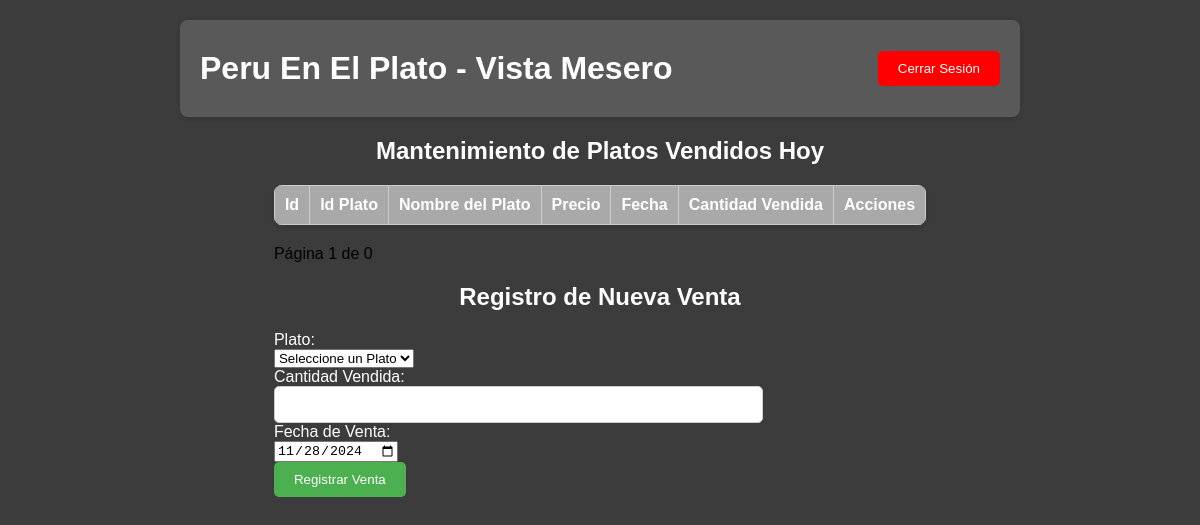
The page /vista/Mesero_V.php on the database as committed earlier.
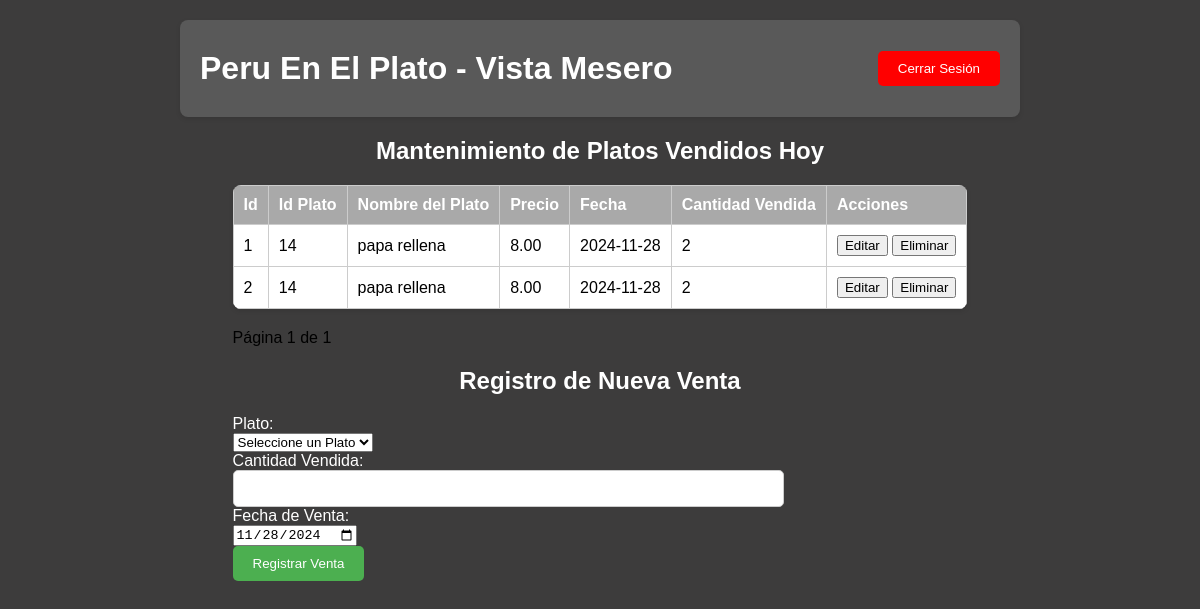
The same page on the database as committed later.
### tables this page shows
CREATE TABLE `platos_vendidos_hoy` (
  `id_plato_vendido_hoy` int(11) NOT NULL,
  `id_plato` int(11) NOT NULL,
  `fecha` date NOT NULL,
  `cant_vendida` int(11) NOT NULL
);

CREATE TABLE `platos` (
  `id_plato` int(11) NOT NULL,
  `nombre` varchar(255) NOT NULL,
  `descripcion` text DEFAULT NULL,
  `precio` decimal(10,2) NOT NULL,
  `categoria` enum('Plato Principal','Entrada','Postre','Refresco') NOT NULL,
  `imagen` varchar(255) NOT NULL,
  `estado` tinyint(1) DEFAULT 1
);

### vista/Mesero_V.php (the view, shortened to what this page needs)
<?php
require_once('../config/conexion.php');
$registrosPorPagina = 3;
$paginacion = isset($_GET['pagina']) ? (int)$_GET['pagina'] : 1;
$inicio = ($paginacion - 1) * $registrosPorPagina;
function obtenerVentasHoy($inicio, $registrosPorPagina) {
    global $conexion;
    $query = "
        SELECT pvh.id_plato_vendido_hoy, pvh.id_plato, p.nombre, pvh.fecha, pvh.cant_vendida, p.precio
        FROM platos_vendidos_hoy pvh
        JOIN platos p ON pvh.id_plato = p.id_plato
        LIMIT $inicio, $registrosPorPagina
    ";
    return mysqli_query($conexion, $query);
}
function obtenerTotalVentasHoy() {
    global $conexion;
    $query = "
        SELECT COUNT(*) as total FROM platos_vendidos_hoy pvh
        JOIN platos p ON pvh.id_plato = p.id_plato
    ";
    $resultado = mysqli_query($conexion, $query);
    $total = mysqli_fetch_assoc($resultado);
    return $total['total'];
}
$totalVentas = obtenerTotalVentasHoy();
$totalPaginas = ceil($totalVentas / $registrosPorPagina);
?>
<!DOCTYPE html>
<html lang="es">
<head>
    <link rel="stylesheet" href="../public/styles/mesero.css">
</head>
<body>
<header>
    <h1>Peru En El Plato - Vista Mesero</h1>
    <a href="../controlador/logout.php"> <button class="btn-cerrar">Cerrar Sesión</button></a>
</header>
<main>
    <h2>Mantenimiento de Platos Vendidos Hoy</h2>
    <table>
        <thead>
            <tr>
                <th>Id</th>
                <th>Id Plato</th>
                <th>Nombre del Plato</th>
                <th>Precio</th>
                <th>Fecha</th>
                <th>Cantidad Vendida</th>
                <th>Acciones</th>
            </tr>
        </thead>
        <tbody>
            <?php
            $ventasHoy = obtenerVentasHoy($inicio, $registrosPorPagina);
            while ($venta = mysqli_fetch_assoc($ventasHoy)) {
                echo "<tr>
                        <td>" . $venta['id_plato_vendido_hoy'] . "</td>
                        <td>" . $venta['id_plato'] . "</td>
                        <td>" . htmlspecialchars($venta['nombre']) . "</td>
                        <td>" . $venta['precio'] . "</td>
                        <td>" . $venta['fecha'] . "</td>
                        <td>" . $venta['cant_vendida'] . "</td>
                        <td>
                            <button class='btn-editar' data-id='" . $venta['id_plato_vendido_hoy'] . "'>Editar</button>
                            <button class='btn-eliminar' data-id='" . $venta['id_plato_vendido_hoy'] . "'>Eliminar</button>
                        </td>
                    </tr>";
            }
            ?>
        </tbody>
    </table>
    <div class="paginacion">
        <span>Página <?php echo $paginacion; ?> de <?php echo $totalPaginas; ?></span>
    </div>
    <h2>Registro de Nueva Venta</h2>
    <form id="registroPlatos" method="POST" action="Mesero_V.php">
        <label for="plato">Plato:</label><br>
        <select id="plato" name="plato" required>
            <option value="">Seleccione un Plato</option>
        </select><br>
        <label for="cantidad">Cantidad Vendida:</label><br>
        <input type="number" id="cantidad" name="cantidad" required><br>
        <label for="fecha">Fecha de Venta:</label><br>
        <input type="date" id="fecha" name="fecha" value="<?php echo date('Y-m-d'); ?>" required><br>
        <button type="submit" class="btn-actualizar">Registrar Venta</button>
    </form>
</main>
</body>
</html>

### public/styles/mesero.css (style rules this page uses)
body { font-family: Arial, sans-serif; margin: 0; padding: 20px; display: flex; justify-content: center; align-items: center; flex-direction: column; background-color: #3d3c3c; }
header { display: flex; justify-content: space-between; align-items: center; background-color: #595959; padding: 10px 20px; border-radius: 8px; width: 100%; max-width: 800px; box-shadow: 0 2px 5px rgba(0, 0, 0, 0.1); }
h1, h2 { margin: 20px 0; text-align: center; color: white; }
table { width: 100%; border-collapse: collapse; margin-bottom: 20px; border-radius: 8px; overflow: hidden; box-shadow: 0 2px 5px rgba(0, 0, 0, 0.1); }
th, td { border: 1px solid #ccc; padding: 10px; text-align: left; }
th { background-color: #A9A9A9; color: white; }
td { background-color: #fff; }
label { color: white; }
input[type="text"], input[type="number"], textarea { padding: 10px; border-radius: 5px; border: 1px solid #ccc; width: 75%; box-sizing: border-box; }
.btn-cerrar { background-color: #ff0000; color: white; border: none; padding: 10px 20px; border-radius: 5px; cursor: pointer; transition: background-color 0.3s; }
.btn-actualizar { background-color: #4CAF50; color: white; border: none; padding: 10px 20px; border-radius: 5px; cursor: pointer; transition: background-color 0.3s; }

Rows that differ between the two databases and show on the page:
added platos_vendidos_hoy: id_plato_vendido_hoy "1", id_plato "14", id_plato.nombre "papa rellena", id_plato.precio "8.00", fecha "2024-11-28", cant_vendida "2"
added platos_vendidos_hoy: id_plato_vendido_hoy "2", id_plato "14", id_plato.nombre "papa rellena", id_plato.precio "8.00", fecha "2024-11-28", cant_vendida "2"
Other text that changed with them:
$totalPaginas: "0" → "1"
